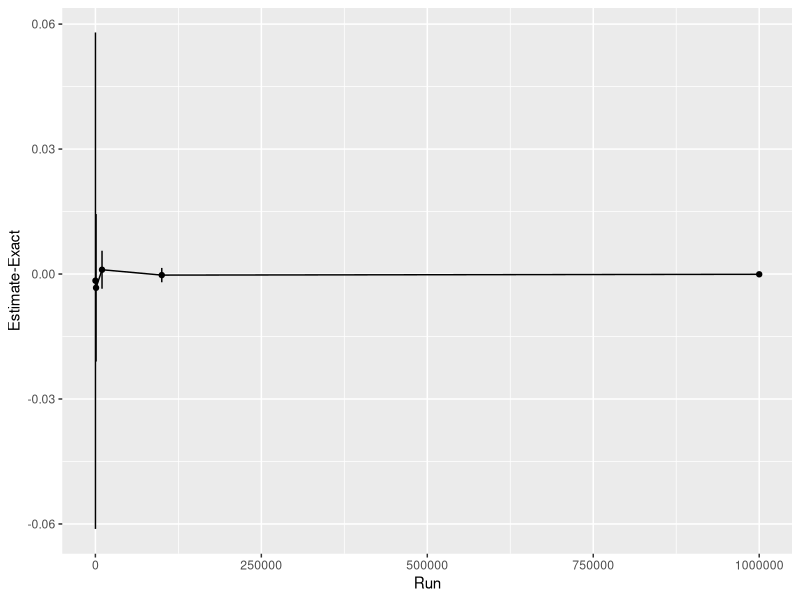
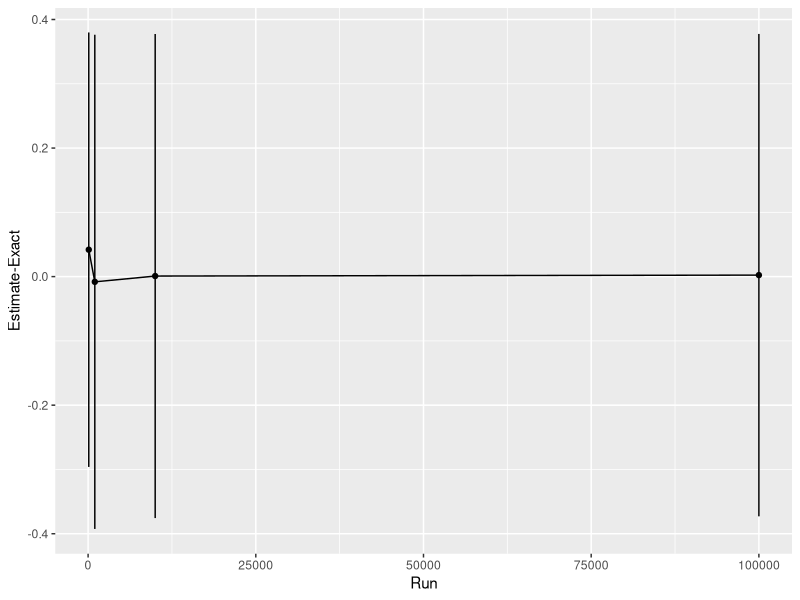

Generate these figures, in order, with R:
## This script is supposed to go along with a tutorial on monte carlo simulations and maximum likelihood estimators. 

# Q: Why is it 10 * √2π and not 4 * √2π?

# Goal: Estimating integral 1 up to 4 of Gamma ~ (1, 2) without calculus but with the Monte Carlo simulation method.

# How we will do it: Generate random samples from our gamma distribution of which we want to know some integral
# (some probability), then count the number of cases within a sample falling into the specified range 
# (that defines the integral) and divide them by the respective sample size. Compute the mean difference of the
# repeats from the previously computed accurate integral under the Gamma distribution (mc_exact) and its 
# standard deviation.

library(ggplot2)

# EX(modified)
reps <- 100 # number of repeats 
mc_exact = pgamma(q=4, shape=1, scale=2) - pgamma(q=1, shape=1, scale=2) 

accuracy_n <- matrix( 
  integer(10),         # the data elements 
  nrow=5,              # number of rows 
  ncol=3,              # number of columns 
  byrow = TRUE)        # fill matrix by rows 

n_samples <- c(100, 1000, 10000, 100000, 1000000) # sample sizes

for (r in 1:nrow(accuracy_n)) {
  mc_integral <- integer(reps) # vector with 100 entries
  
  for (rep in 1:reps) {
    sims <- rgamma(n_samples[r], shape = 1, scale = 2) # simulate n_samples samples from a Gamma distribution 
                                                       # with above specified properties
    
    mc_integral[rep] <- sum(sims >= 1 & sims <= 4)/n_samples[r] # compute proportion of samples in the specified range
  }
  
  for (c in 1:ncol(accuracy_n)) { 
    if (c == 1) {
      # enter sample size into first column of result matrix
      accuracy_n[r,c] <- n_samples[r]
    } else if (c == 2) {
      # enter mean accuracy into second column of result matrix
      accuracy_n[r,c] <- mean(mc_integral - mc_exact)
    } else if (c == 3) {
      # enter sd accuracy into second column of result matrix
      accuracy_n[r,c] <- sd(mc_integral - mc_exact)
    }
  }
}

# make a dataframe out of the columns of the matrix for convenience
df = data.frame(ssize = accuracy_n[, 1], mean = accuracy_n[, 2], sd = accuracy_n[, 3]) 

ggplot(df, aes(x=ssize, y=mean)) + 
  geom_line() +
  geom_point() +
  geom_errorbar(aes(ymin=mean-sd, ymax=mean+sd), width=.2,
                position=position_dodge(0.05)) + 
  ylab("Estimate-Exact") +
  xlab("Run")

# EX(revisited)

reps_b <- c(100, 1000, 10000, 100000) 
n_samples_b <- 10
mc_exact_b <- pbinom(3, 10, lower.tail=FALSE, prob=0.5)
accuracy <- integer(length(reps_b)) # vector to record accuracy values
accuracy_sd <- integer(length(reps_b)) # vector to record accuracy sd values

for (i in 1:length(reps_b)) {
  greater_than_three <- integer(reps_b[i])
  for ( j in 1:reps_b[i] ) {
    coin_flips <- sample(c(0,1), n_samples_b, replace=T)
    greater_than_three[j] <- ( sum(coin_flips) > 3 )
  }
  accuracy[i] <- mean(greater_than_three - mc_exact_b) 
  accuracy_sd[i] <- sd(greater_than_three - mc_exact_b) 
}

df = data.frame(reps_b, accuracy, accuracy_sd)

ggplot(df, aes(x=reps_b, y=accuracy)) + 
  geom_line() +
  geom_point() +
  geom_errorbar(aes(ymin=accuracy-accuracy_sd, ymax=accuracy+accuracy_sd), width=.2,
                position=position_dodge(0.05)) + 
  ylab("Estimate-Exact") +
  xlab("Run")

# EX(spinner modified with 5 sections and possibility to go bust)

play_game <- function(){
  results <- sample( c(-2, -1, 0, 1, 2), 20, replace=TRUE, prob = c(0.2, 0.2, 0.2, 0.2, 0.2)) 
  print(length(results))
  count <- 0
  for (i in results) {
    print(i)
    if (i < 0) {
      count <- 0
    } else {
      count <- count + i
    }
  }
  return(sum(count)) # function returns the sum of all the spins 
}

return_expscore <- function(reps) {
  score_per_game = integer(reps)
  
  for ( it in 1:reps ) {
    score_per_game[it] <- play_game() # play the game by calling the function
  }
  
  expected_score <- mean(score_per_game)
  return(expected_score)
}


